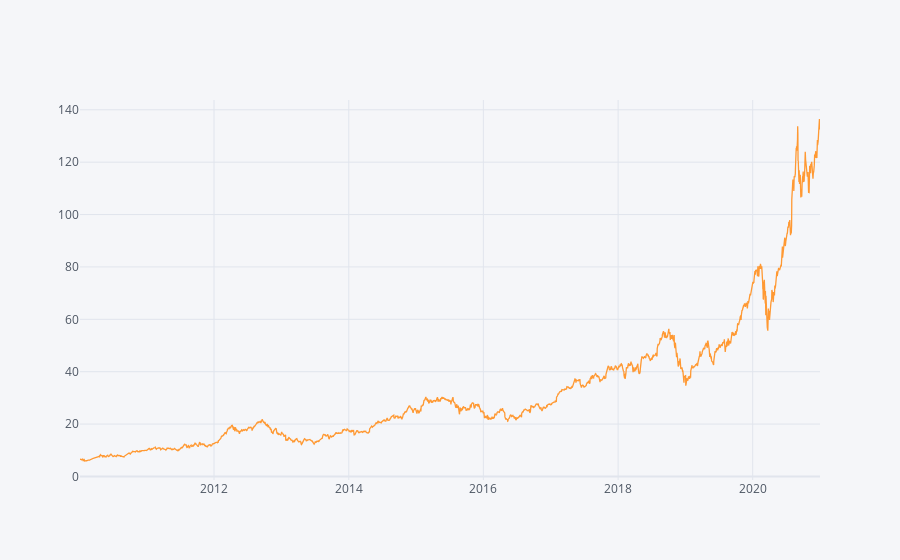

Notebook source saved alongside this figure:
### Code cell
aapl['Adj Close'].iplot()

### Figure 1 — Plotly figure (JSON) as saved in the notebook; plotly's stock layout.template omitted (floating-point values rounded to 4 significant figures; data arrays with more than 128 entries replaced by an {"elided": "..."} marker saying what was removed)
{"data": [{"line": {"color": "rgba(255, 153, 51, 1.0)", "dash": "solid", "shape": "linear", "width": 1.3}, "mode": "lines", "name": "Adj Close", "text": "", "x": {"elided": "2769 str values"}, "y": {"elided": "2769 float values"}, "type": "scatter"}], "layout": {"legend": {"bgcolor": "#F5F6F9", "font": {"color": "#4D5663"}}, "paper_bgcolor": "#F5F6F9", "plot_bgcolor": "#F5F6F9", "title": {"font": {"color": "#4D5663"}}, "xaxis": {"gridcolor": "#E1E5ED", "showgrid": true, "tickfont": {"color": "#4D5663"}, "title": {"font": {"color": "#4D5663"}, "text": ""}, "zerolinecolor": "#E1E5ED"}, "yaxis": {"gridcolor": "#E1E5ED", "showgrid": true, "tickfont": {"color": "#4D5663"}, "title": {"font": {"color": "#4D5663"}, "text": ""}, "zerolinecolor": "#E1E5ED"}}}
